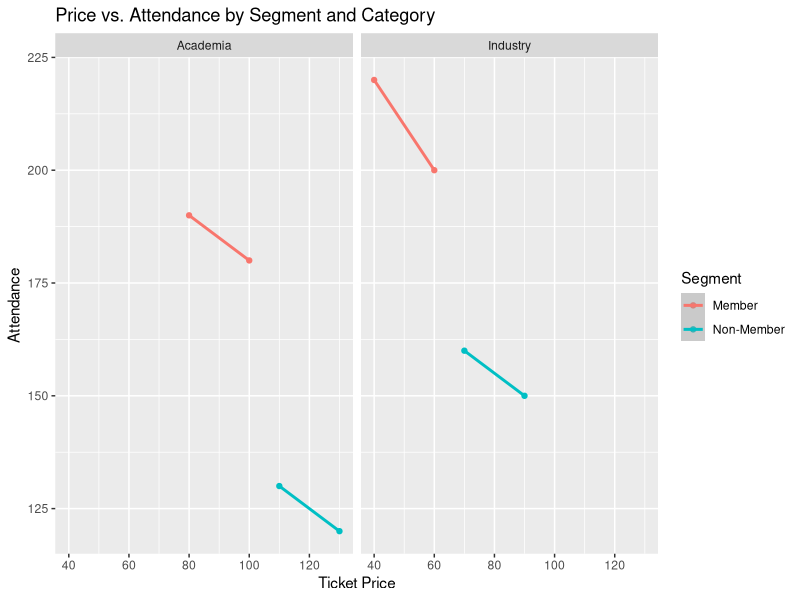
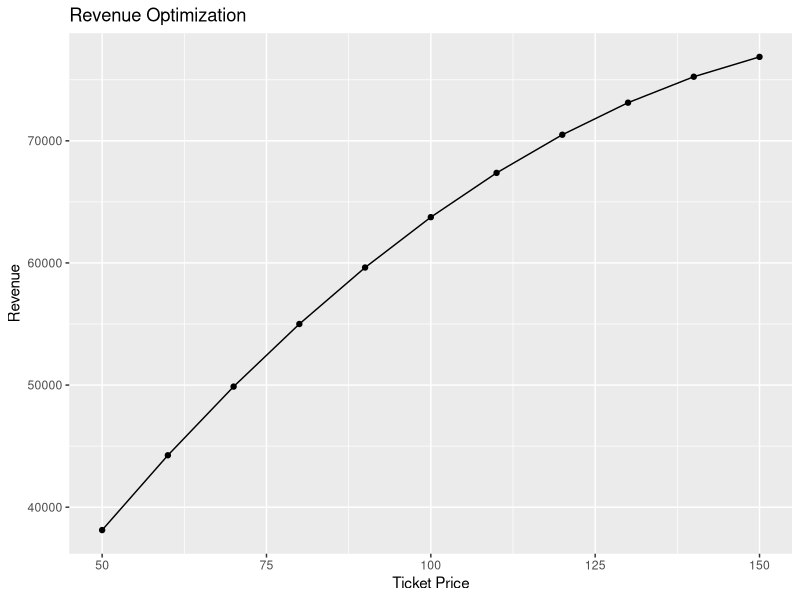

Recreate these plots in R, in order.
# Load necessary libraries
library(dplyr)
library(ggplot2)
library(caret)

# Example data: Historical data on attendance and pricing
# Assuming data frame 'conference_data' with columns: 'Price', 'Attendance', 'Segment' (e.g., Member, Non-Member), 'Category' (e.g., Industry, Academia)

# Sample data (replace this with your actual data)
conference_data <- data.frame(
  Price = c(60, 90, 100, 130, 40, 70, 80, 110),
  Attendance = c(200, 150, 180, 120, 220, 160, 190, 130),
  Segment = c('Member', 'Non-Member', 'Member', 'Non-Member', 'Member', 'Non-Member', 'Member', 'Non-Member'),
  Category = c('Industry', 'Industry', 'Academia', 'Academia', 'Industry', 'Industry', 'Academia', 'Academia')
)

# Exploratory Data Analysis
summary(conference_data)
ggplot(conference_data, aes(x = Price, y = Attendance, color = Segment)) +
  geom_point() +
  geom_smooth(method = 'lm') +
  facet_wrap(~ Category) +
  labs(title = "Price vs. Attendance by Segment and Category", x = "Ticket Price", y = "Attendance")

# Demand Modeling: Linear regression to estimate demand based on price
demand_model <- lm(Attendance ~ Price + Segment + Category, data = conference_data)
summary(demand_model)

# Predict attendance for different pricing scenarios
new_prices <- data.frame(
  Price = c(60, 80, 100, 120),
  Segment = c('Member', 'Member', 'Non-Member', 'Non-Member'),
  Category = c('Industry', 'Academia', 'Industry', 'Academia')
)
predicted_attendance <- predict(demand_model, newdata = new_prices)
new_prices$PredictedAttendance <- predicted_attendance

# Print predicted attendance
print(new_prices)

# Revenue Optimization
# Function to calculate revenue
calculate_revenue <- function(price, attendance) {
  return(price * attendance)
}

# Optimizing prices (simple grid search for demonstration)
price_range <- seq(50, 150, by = 10)
best_revenue <- 0
best_price <- NA

for (price in price_range) {
  new_prices <- data.frame(
    Price = rep(price, 4),
    Segment = c('Member', 'Member', 'Non-Member', 'Non-Member'),
    Category = c('Industry', 'Academia', 'Industry', 'Academia')
  )
  predicted_attendance <- predict(demand_model, newdata = new_prices)
  revenue <- sum(calculate_revenue(new_prices$Price, predicted_attendance))
  
  if (revenue > best_revenue) {
    best_revenue <- revenue
    best_price <- price
  }
}

cat("Optimal Price: ", best_price, "\n")
cat("Expected Revenue: ", best_revenue, "\n")

# Plotting the revenue optimization results
revenues <- sapply(price_range, function(price) {
  new_prices <- data.frame(
    Price = rep(price, 4),
    Segment = c('Member', 'Member', 'Non-Member', 'Non-Member'),
    Category = c('Industry', 'Academia', 'Industry', 'Academia')
  )
  predicted_attendance <- predict(demand_model, newdata = new_prices)
  sum(calculate_revenue(new_prices$Price, predicted_attendance))
})

revenue_data <- data.frame(Price = price_range, Revenue = revenues)
ggplot(revenue_data, aes(x = Price, y = Revenue)) +
  geom_line() +
  geom_point() +
  labs(title = "Revenue Optimization", x = "Ticket Price", y = "Revenue")

